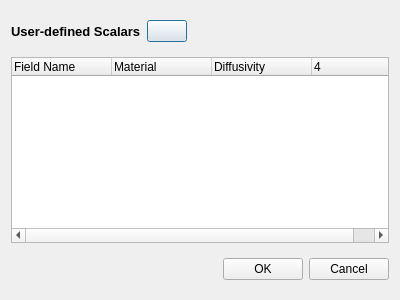
<?xml version="1.0" encoding="UTF-8"?>
<ui version="4.0">
 <class>UserDefinedScalarsDialog</class>
 <widget class="QDialog" name="UserDefinedScalarsDialog">
  <property name="geometry">
   <rect>
    <x>0</x>
    <y>0</y>
    <width>400</width>
    <height>300</height>
   </rect>
  </property>
  <property name="windowTitle">
   <string>User-defined Scalars</string>
  </property>
  <layout class="QVBoxLayout" name="verticalLayout">
   <item>
    <widget class="QWidget" name="widget" native="true">
     <layout class="QHBoxLayout" name="horizontalLayout">
      <property name="leftMargin">
       <number>0</number>
      </property>
      <item>
       <widget class="QLabel" name="label">
        <property name="font">
         <font>
          <pointsize>10</pointsize>
          <bold>true</bold>
         </font>
        </property>
        <property name="text">
         <string>User-defined Scalars</string>
        </property>
       </widget>
      </item>
      <item>
       <widget class="FlatPushButton" name="add">
        <property name="text">
         <string/>
        </property>
        <property name="icon">
         <iconset resource="../../../../resource.qrc">
          <normaloff>:/icons/add-circle-outline.svg</normaloff>:/icons/add-circle-outline.svg</iconset>
        </property>
       </widget>
      </item>
      <item>
       <spacer name="horizontalSpacer">
        <property name="orientation">
         <enum>Qt::Horizontal</enum>
        </property>
        <property name="sizeHint" stdset="0">
         <size>
          <width>40</width>
          <height>20</height>
         </size>
        </property>
       </spacer>
      </item>
     </layout>
    </widget>
   </item>
   <item>
    <widget class="QTreeWidget" name="scalars">
     <property name="columnCount">
      <number>4</number>
     </property>
     <column>
      <property name="text">
       <string>Field Name</string>
      </property>
     </column>
     <column>
      <property name="text">
       <string>Material</string>
      </property>
     </column>
     <column>
      <property name="text">
       <string>Diffusivity</string>
      </property>
     </column>
     <column>
      <property name="text">
       <string/>
      </property>
     </column>
    </widget>
   </item>
   <item>
    <widget class="QWidget" name="widget_2" native="true">
     <layout class="QHBoxLayout" name="horizontalLayout_2">
      <property name="rightMargin">
       <number>0</number>
      </property>
      <item>
       <spacer name="horizontalSpacer_2">
        <property name="orientation">
         <enum>Qt::Horizontal</enum>
        </property>
        <property name="sizeHint" stdset="0">
         <size>
          <width>208</width>
          <height>20</height>
         </size>
        </property>
       </spacer>
      </item>
      <item>
       <widget class="QPushButton" name="ok">
        <property name="text">
         <string>OK</string>
        </property>
       </widget>
      </item>
      <item>
       <widget class="QPushButton" name="cancel">
        <property name="text">
         <string>Cancel</string>
        </property>
       </widget>
      </item>
     </layout>
    </widget>
   </item>
  </layout>
 </widget>
 <customwidgets>
  <customwidget>
   <class>FlatPushButton</class>
   <extends>QPushButton</extends>
   <header location="global">widgets.flat_push_button</header>
  </customwidget>
 </customwidgets>
 <resources>
  <include location="../../../../resource.qrc"/>
 </resources>
 <connections>
  <connection>
   <sender>cancel</sender>
   <signal>clicked()</signal>
   <receiver>UserDefinedScalarsDialog</receiver>
   <slot>reject()</slot>
   <hints>
    <hint type="sourcelabel">
     <x>353</x>
     <y>269</y>
    </hint>
    <hint type="destinationlabel">
     <x>199</x>
     <y>149</y>
    </hint>
   </hints>
  </connection>
 </connections>
</ui>
